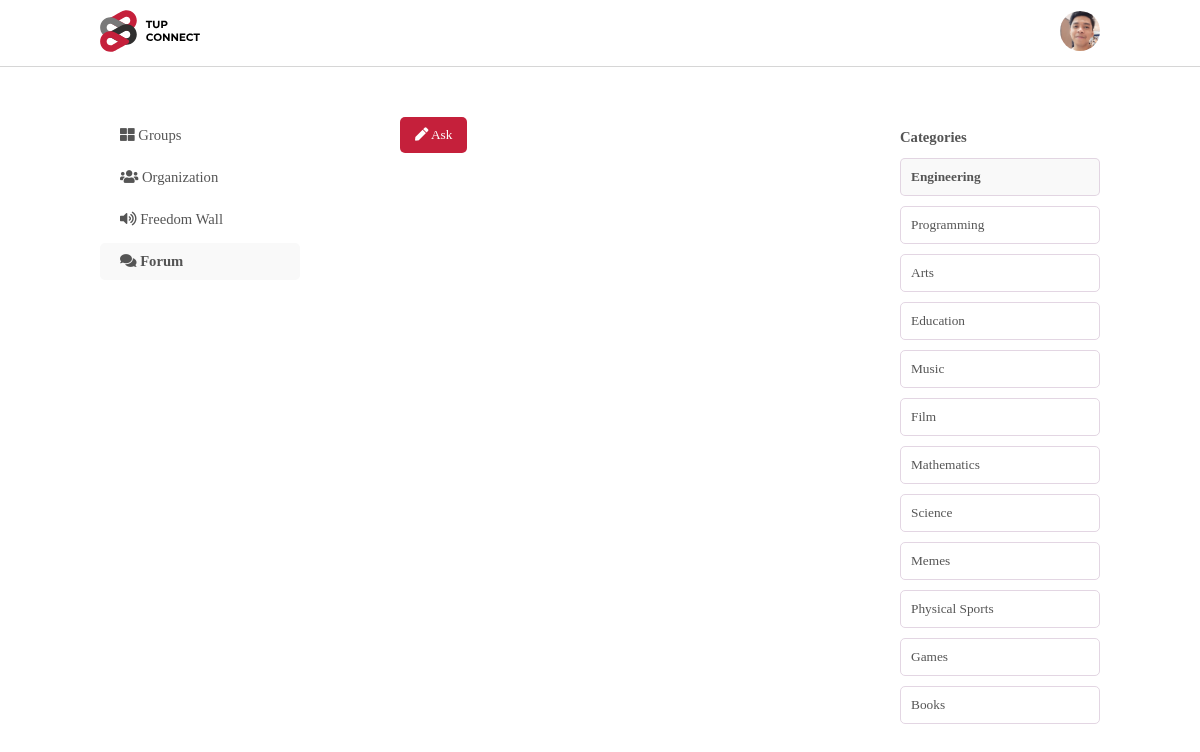
The app's page /index.php/forum/1 with its own data.
### tables this page shows
CREATE TABLE `tbl_category` (
  `category_id` int(11) NOT NULL,
  `category_name` varchar(50) NOT NULL
);

### application/controllers/Forum.php (called while the page is built, shortened)
<?php
class Forum extends CI_Controller
{
    public function __construct()
    {
        $this->load->library(array('post', 'session'));
        $this->load->model("post_model");
        $this->load->helper("string");
    }
    public function forum($category_id)
    {
        $data["type"] = "forum";
        $data["category_id"] = $category_id;
        $data["posts"] = [];
        $data["posts"] = $this->post_model->get_posts("forum", $category_id);
        $data["categories"] = $this->post_model->get_categories();
        $this->load->view("view_post", $data);
    }
}

### index.php (called while the page is built, shortened)
<?php
require_once BASEPATH.'core/CodeIgniter.php';

### application/models/Post_model.php (called while the page is built, shortened)
<?php
class Post_model extends CI_Model
{
    public function get_categories()
    {
        $query = $this->db->get("tbl_category");
        return $query->result_array();
    }
}

### application/views/view_post.php (the view, shortened to what this page needs)
<!DOCTYPE html>
<html lang="en">
<head>
    <link rel="stylesheet" href="https://pro.fontawesome.com/releases/v5.10.0/css/all.css" />
    <link rel="stylesheet" href="https://cdn.jsdelivr.net/npm/@splidejs/splide@3.6.9/dist/css/splide.min.css">
    <link rel="stylesheet" href="<?php echo base_url("public/style.css") ?>">
</head>
<body>
    <nav>
        <ul>
            <li>
                <a href="#">
                    <img src="<?php echo base_url() ?>/public/assets/logo.svg" />
                </a>
            </li>
            <li class="user-pic-container">
                <a href="#">
                    <img class="user-pic" src="<?php echo base_url() ?>/public/assets/user.png" />
                </a>
            </li>
        </ul>
    </nav>
    <div class="post-container">
        <div style="position:relative">
            <aside class="pages-navigator">
                <ul>
                    <li><a href=<?php echo base_url("index.php/groups") ?> class=<?php if ($type === "lobby") echo "active-page" ?>><i class="fas fa-th-large"></i> Groups</a></li>
                    <li><a href=<?php echo base_url("index.php/organizations") ?> class=<?php if ($type === "org") echo "active-page" ?>><i class="fas fa-users"></i> Organization</a></li>
                    <li><a href=<?php echo base_url("index.php/fw") ?> class=<?php if ($type === "fw") echo "active-page" ?>><i class=" fas fa-volume-up"></i> Freedom Wall</a></li>
                    <li><a href=<?php echo base_url("index.php/forum") ?> class=<?php if ($type === "forum") echo "active-page" ?>><i class="fas fa-comments"></i> Forum</a></li>
                </ul>
            </aside>
        </div>
        <main>
            <section class="groups-action">
                <div class='<?php if ($type === "fw" or $type === "forum") echo "force-left fw-button" ?>'>
                    <a href="javascript:void(0)" class="post-button">
                        <i class="fas fa-pen"></i>
                        <?php if ($type === "fw") echo "Create Entry";
                        else if ($type === "forum") echo "Ask";
                        else echo "Post" ?>
                    </a>
                </div>
            </section>
        </main>
        <?php if ($type !== "fw") { ?>
            <div style="position:relative">
                <div class="container-container">
                    <section class="container-own">
                        <?php if ($type !== "forum") { ?>
                            <h1>Your <?php if ($type === "org") echo "Organizations";
                                        else echo "Groups"; ?></h1>
                            <?php if ($type === "lobby") { ?>
                                <?php foreach ($owned_groups as $group) : ?>
                                    <a href=<?php echo base_url("index.php/groups/") . $group["group_id"] ?> class="container-card <?php echo $group["group_id"] === $group_id ? 'active-page' : '' ?>">
                                        <?php echo $group["group_name"] ?>
                                    </a>
                                <?php endforeach; ?>
                            <?php } else if ($type === "org") { ?>
                                <?php foreach ($org_owned as $org) : ?>
                                    <a href=<?php echo base_url("index.php/organizations/") . $org["organization_id"] ?> class="container-card <?php echo $org["organization_id"] === $org_id ? 'active-page' : '' ?>">
                                        <?php echo $org["organization_name"] ?>
                                    </a>
                                <?php endforeach; ?>
                            <?php } ?>
                        <?php } else { ?>
                            <h1>Categories</h1>
                            <?php foreach ($categories as $category) : ?>
                                <a href=<?php echo base_url("index.php/forum/") . $category["category_id"] ?> class="container-card <?php echo $category["category_id"] === $category_id ? 'active-page' : '' ?>">
                                    <?php echo $category["category_name"] ?>
                                </a>
                            <?php endforeach; ?>
                        <?php } ?>
                    </section>
                </div>
            </div>
        <?php } ?>
    </div>
</body>
</html>

### public/style.css (style rules this page uses)
:root { --red: #c5203b; --gray: #dcdc; --alert-border: #f0c9cf; --alert-bg: #f9e9eb; --alert-icon: #d96c7e; --black: #555; }
* { font-family: Montserrat; box-sizing: border-box; }
body, html { padding: 0; margin: 0; }
nav { padding: 10px 100px; border-bottom: 1px solid #d6d6d6; }
nav ul { margin: 0; padding: 0; list-style-type: none; display: flex; align-items: center; }
nav ul li a img { width: 100px; }
.user-pic { border-radius: 100%; width: 40px; }
.user-pic-container { width: 100%; display: flex; justify-content: flex-end; }
.pages-navigator ul { list-style-type: none; padding: 0; margin: 0; }
.pages-navigator ul li a { text-decoration: none; color: #555; padding: 10px 20px; display: block; border-radius: 5px; margin-bottom: 5px; font-size: 11pt; }
.active-page { font-weight: bold; background-color: #f9f9f9; }
.post-container { display: grid; grid-template-columns: 3fr 6fr 3fr; grid-column-gap: 100px; padding: 0 100px; margin-top: 50px; }
.container-container, .pages-navigator { position: sticky; top: 40px; }
.container-own > h1, .container-joined > h1 { font-size: 11pt; color: var(--black); }
.container-joined, .container-own { display: flex; flex-direction: column; }
.container-card { padding: 10px; border: 1px solid var(--gray); border-radius: 5px; margin-bottom: 10px; text-decoration: none; color: var(--black); font-size: 10pt; display: block; }
.groups-action { margin-bottom: 40px; display: flex; align-items: center; }
.groups-action a { font-size: 10pt; text-decoration: none; color: var(--black); padding: 10px 15px; border-radius: 5px; }
.groups-action div:first-child, .groups-action div:last-child { width: 100%; }
.groups-action div:last-child { text-align: right; }
.force-left { text-align: left !important; display: flex; }
.fw-button a { background-color: var(--red) !important; color: #fff !important; }

### records on screen
tbl_category: category_name "Engineering"
tbl_category: category_name "Programming"
tbl_category: category_name "Arts"
tbl_category: category_name "Education"
tbl_category: category_name "Music"
tbl_category: category_name "Film"
tbl_category: category_name "Mathematics"
tbl_category: category_name "Science"
tbl_category: category_name "Memes"
tbl_category: category_name "Physical Sports"
tbl_category: category_name "Games"
tbl_category: category_name "Books"
